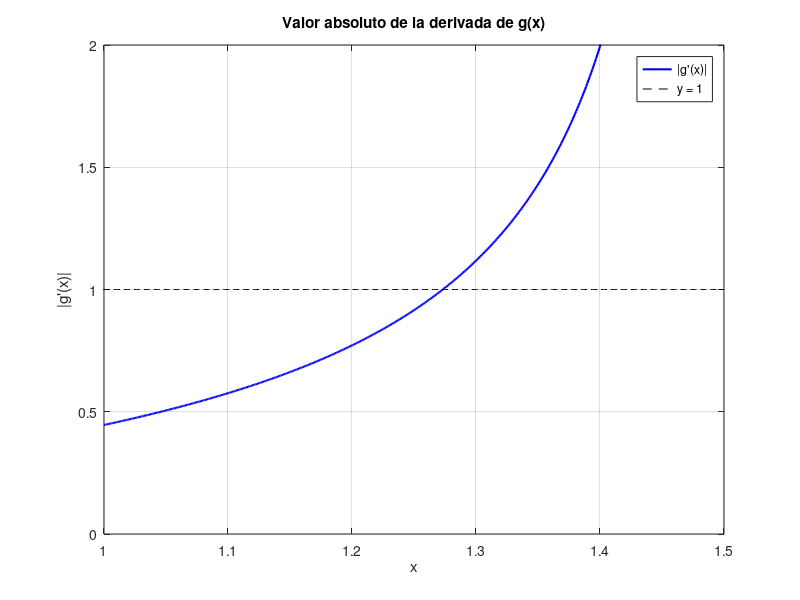

The MATLAB script that drew this image:
% Definí tu función g(x) acá
g = @(x) (3 + x - 2*x.^2).^(1/4);

% Derivada numérica centrada
h = 1e-6;
dg = @(x) (g(x + h) - g(x - h)) / (2 * h);

% Intervalo de evaluación
x = linspace(1, 1.5, 500);

% Evaluamos |g'(x)|
abs_dg = abs(arrayfun(dg, x));

% Graficamos
figure;
plot(x, abs_dg, 'b', 'LineWidth', 1.5, 'DisplayName', '|g''(x)|'); hold on;
plot(x, ones(size(x)), '--k', 'DisplayName', 'y = 1'); % Línea de referencia

xlabel('x');
ylabel('|g''(x)|');
title('Valor absoluto de la derivada de g(x)');
legend('show');
ylim([0 2]);
grid on;

